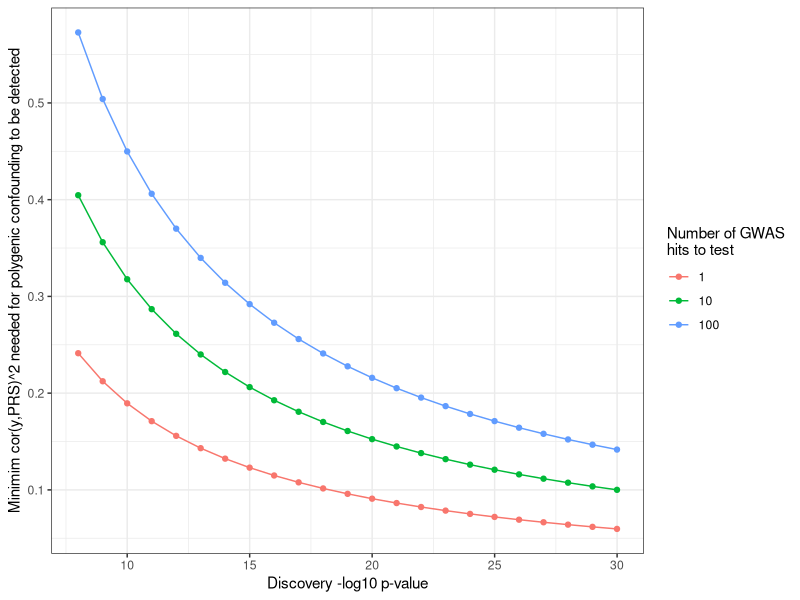

Here is the R script that generated this plot:
## ---- chunk 1
library(pwr)
library(ggplot2)

param <- expand.grid(
    N = 500000,
    Fdisc = qf(10^-c(8:30), 1, 500000, low=FALSE),
    nsig = c(1, 10, 100)
)

param$r2 = param$Fdisc / param$N
param$validate_alpha = 0.05 / param$nsig
param$validate_r2 = sapply(1:nrow(param), \(i) {
    pwr.r.test(param$N[i], sig.level=param$validate_alpha[i], power=0.8)$r^2
})
param$prs_r2 = param$validate_r2 / param$r2

ggplot(param, aes(x=-log10(pf(Fdisc, 1, 500000, low=F)), y=prs_r2)) +
geom_point(aes(colour=as.factor(nsig))) +
geom_line(aes(colour=as.factor(nsig))) +
theme_bw() +
labs(x="Discovery -log10 p-value", y = "Minimim cor(y,PRS)^2 needed for polygenic confounding to be detected", colour="Number of GWAS\nhits to test")
## ---- chunk 2
sessionInfo()
